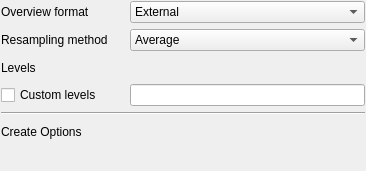
<?xml version="1.0" encoding="UTF-8"?>
<ui version="4.0">
 <class>QgsRasterPyramidsOptionsWidgetBase</class>
 <widget class="QWidget" name="QgsRasterPyramidsOptionsWidgetBase">
  <property name="geometry">
   <rect>
    <x>0</x>
    <y>0</y>
    <width>366</width>
    <height>171</height>
   </rect>
  </property>
  <property name="windowTitle">
   <string>Form</string>
  </property>
  <layout class="QGridLayout" name="gridLayout">
   <property name="margin">
    <number>1</number>
   </property>
   <item row="3" column="0">
    <widget class="QCheckBox" name="cbxPyramidsLevelsCustom">
     <property name="text">
      <string>Custom levels</string>
     </property>
    </widget>
   </item>
   <item row="0" column="2">
    <widget class="QComboBox" name="cbxPyramidsFormat">
     <property name="sizePolicy">
      <sizepolicy hsizetype="Expanding" vsizetype="Fixed">
       <horstretch>0</horstretch>
       <verstretch>0</verstretch>
      </sizepolicy>
     </property>
     <item>
      <property name="text">
       <string>External</string>
      </property>
     </item>
     <item>
      <property name="text">
       <string>Internal (if possible)</string>
      </property>
     </item>
     <item>
      <property name="text">
       <string>External (Erdas Imagine)</string>
      </property>
     </item>
    </widget>
   </item>
   <item row="3" column="2">
    <widget class="QLineEdit" name="lePyramidsLevels">
     <property name="toolTip">
      <string>Insert positive integer values separated by spaces</string>
     </property>
    </widget>
   </item>
   <item row="1" column="2">
    <widget class="QComboBox" name="cboResamplingMethod">
     <item>
      <property name="text">
       <string>Average</string>
      </property>
     </item>
     <item>
      <property name="text">
       <string>Nearest Neighbour</string>
      </property>
     </item>
    </widget>
   </item>
   <item row="2" column="2">
    <layout class="QHBoxLayout" name="layoutPyramidsLevels"/>
   </item>
   <item row="0" column="0">
    <widget class="QLabel" name="label_2">
     <property name="text">
      <string>Overview format</string>
     </property>
    </widget>
   </item>
   <item row="7" column="0" colspan="3">
    <widget class="QLabel" name="label_4">
     <property name="text">
      <string>Create Options</string>
     </property>
    </widget>
   </item>
   <item row="2" column="0">
    <widget class="QLabel" name="label_5">
     <property name="text">
      <string>Levels</string>
     </property>
    </widget>
   </item>
   <item row="6" column="0" colspan="3">
    <widget class="Line" name="line">
     <property name="orientation">
      <enum>Qt::Horizontal</enum>
     </property>
    </widget>
   </item>
   <item row="1" column="0">
    <widget class="QLabel" name="textLabel4_2">
     <property name="text">
      <string>Resampling method</string>
     </property>
    </widget>
   </item>
   <item row="8" column="0" colspan="3">
    <widget class="QgsRasterFormatSaveOptionsWidget" name="mPyramidsOptionsWidget" native="true"/>
   </item>
   <item row="3" column="1">
    <spacer name="horizontalSpacer">
     <property name="orientation">
      <enum>Qt::Horizontal</enum>
     </property>
     <property name="sizeType">
      <enum>QSizePolicy::Fixed</enum>
     </property>
     <property name="sizeHint" stdset="0">
      <size>
       <width>10</width>
       <height>20</height>
      </size>
     </property>
    </spacer>
   </item>
  </layout>
 </widget>
 <customwidgets>
  <customwidget>
   <class>QgsRasterFormatSaveOptionsWidget</class>
   <extends>QWidget</extends>
   <header>qgsrasterformatsaveoptionswidget.h</header>
   <container>1</container>
  </customwidget>
 </customwidgets>
 <resources/>
 <connections/>
</ui>
